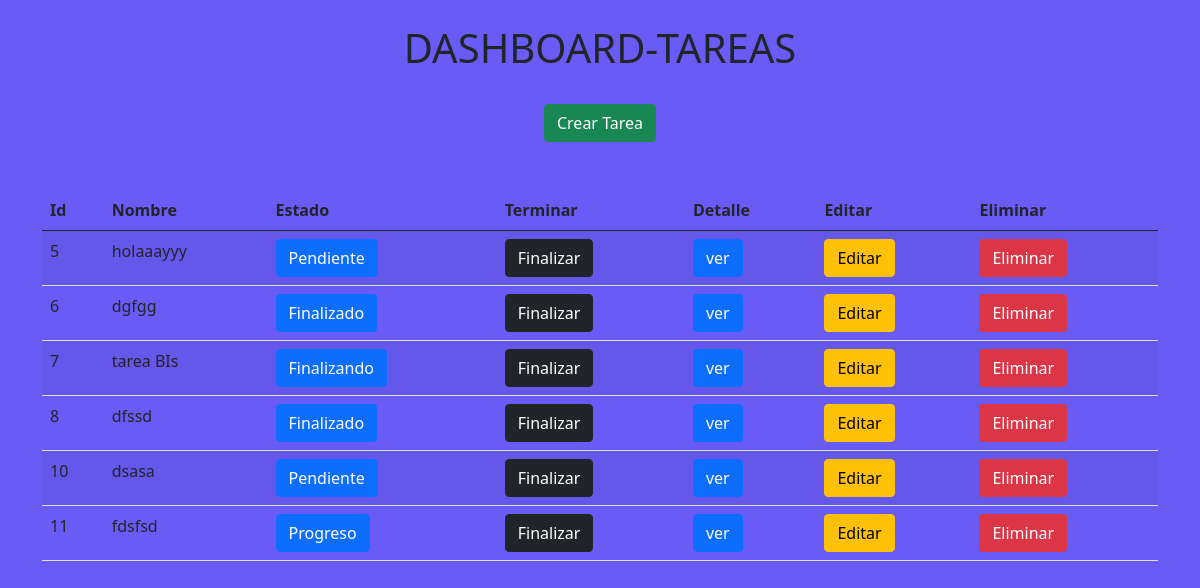
The app's page /dashboard, older data.
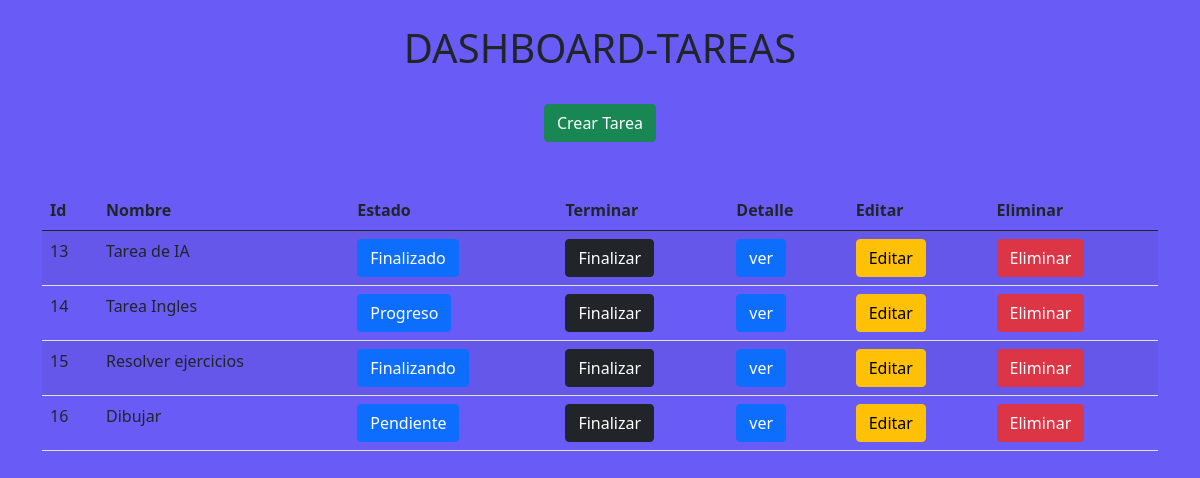
The same page, newer data.
### gestion_tareas/models.py (models this page shows)
class tarea(models.Model):
    nombre_tarea = models.CharField(max_length=128,default='')
    descripcion = models.CharField(max_length=256,default='')
    fecha_creacion = models.DateField(default=datetime.date.today)
    fecha_entrega = models.DateField(null=True)
    usuario_responsable = models.CharField(max_length=128,default='')
    estadoTarea = models.CharField(max_length=128,default='PROGRESO')

### gestion_tareas/views.py (the view)
# urls.py: path('dashboard',views.dashboard,name='dashboard'),
def dashboard(request):
    tareas_totales = tarea.objects.all()
    tareas_propias=[]
    tareas_mias= tarea.objects.filter(usuario_responsable='juan')
    for tareas in tareas_mias:
        tareas_propias.append(tareas)
    return render(request, 'gestion_tareas/dashboard.html', {
        'objTarea':tareas_propias,
    })

### gestion_tareas/templates/gestion_tareas/dashboard.html (shortened to what this page needs)
<!DOCTYPE html>
<html>
    <head>
        <link href="https://cdn.jsdelivr.net/npm/bootstrap@5.0.2/dist/css/bootstrap.min.css" rel="stylesheet">
    </head>
    <body style="background-color: #695cf6">
        <div class="container">
            <br>
            <h1 style= "text-align:center"> DASHBOARD-TAREAS</h1>
            <br>
            <div style="text-align: center">
                <a class="btn btn-success" href="{% url 'gestion_tareas:nuevaTarea' %}">Crear Tarea</a>
            </div>
            <br>
            <br>
            <table class="table table-striped">
                <thead>
                    <th>Id</th>
                    <th>Nombre</th>
                    <th>Estado</th>
                    <th>Terminar</th>
                    <th>Detalle</th>
                    <th>Editar</th>
                    <th>Eliminar</th>
                </thead>
                <tbody>
                    {% for tareas in objTarea %}
                    <tr>
                        <td>{{ tareas.id }}</td>
                        <td>{{ tareas.nombre_tarea }}</td>
                        <td>
                        {% if tareas.estadoTarea == 'PROGRESO' %}
                            <a class="btn btn-success" href="">{{ tareas.estadoTarea }}</a>
                        {% elif tareas.estadoTarea == 'FINALIZANDO' %}
                            <a class="btn btn-warning" href="">{{ tareas.estadoTarea }}</a>
                        {% elif tareas.estadoTarea == 'FINALIZADA' %}
                            <a class="btn btn-info" href="">{{ tareas.estadoTarea }}</a>
                        {% elif tareas.estadoTarea == 'PENDIENTE' %}
                            <a class="btn btn-danger" href="">{{ tareas.estadoTarea }}</a>
                        {% else %}
                            <a class="btn btn-primary" href="">{{ tareas.estadoTarea }}</a>
                        {% endif %}
                        </td>
                        <td><a class="btn btn-dark" href="{% url 'gestion_tareas:finalizarTarea' tareas.id %}">Finalizar</a></td>
                        <td><a class="btn btn-primary" href="{% url 'gestion_tareas:detalleTarea' tareas.id %}">ver</a></td>
                        <td><a class="btn btn-warning" href="{% url 'gestion_tareas:editarTarea' tareas.id %}">Editar</a></td>
                        <td><a class="btn btn-danger" href="{% url 'gestion_tareas:eliminarTarea' tareas.id %}">Eliminar</a></td>
                    </tr>
                    {% endfor %}
                </tbody>
            </table>
        </div>
    </body>
</html>

Row changes from the older to the newer data that the page shows:
removed tarea: id "5", nombre_tarea "holaaayyy", estadoTarea "Pendiente"
removed tarea: id "6", nombre_tarea "dgfgg", estadoTarea "Finalizado"
no longer on this page (row edited): tarea: id "7", nombre_tarea "tarea BIs", estadoTarea "Finalizando"
removed tarea: id "8", nombre_tarea "dfssd", estadoTarea "Finalizado"
removed tarea: id "10", nombre_tarea "dsasa", estadoTarea "Pendiente"
removed tarea: id "11", nombre_tarea "fdsfsd", estadoTarea "Progreso"
added tarea: id "13", nombre_tarea "Tarea de IA", estadoTarea "Finalizado"
added tarea: id "14", nombre_tarea "Tarea Ingles", estadoTarea "Progreso"
added tarea: id "15", nombre_tarea "Resolver ejercicios", estadoTarea "Finalizando"
added tarea: id "16", nombre_tarea "Dibujar", estadoTarea "Pendiente"
